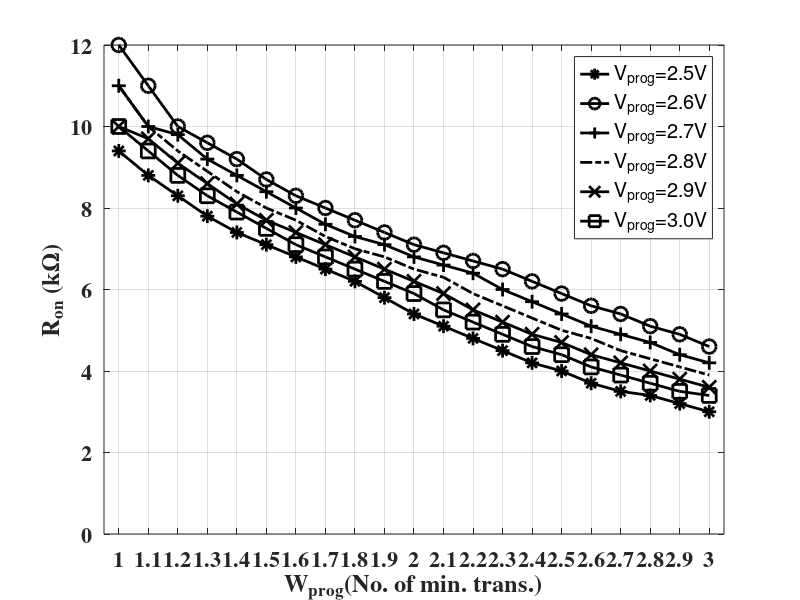
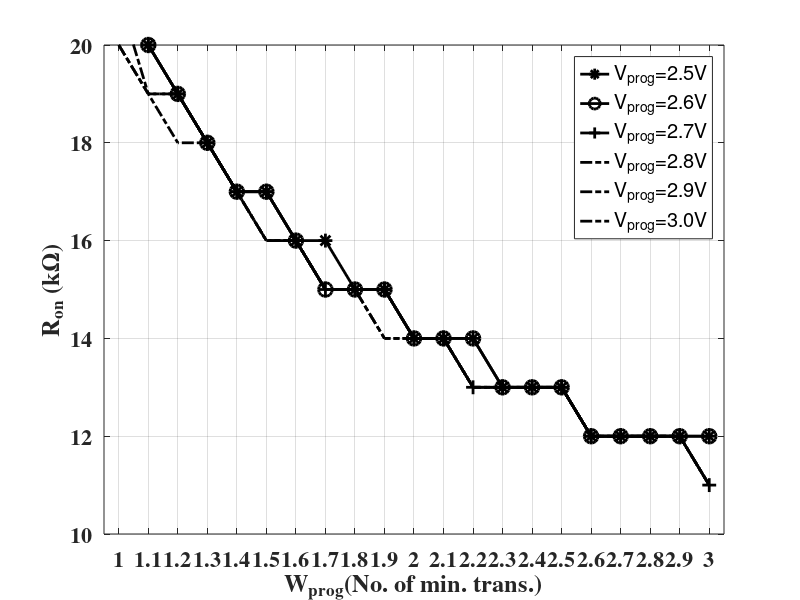
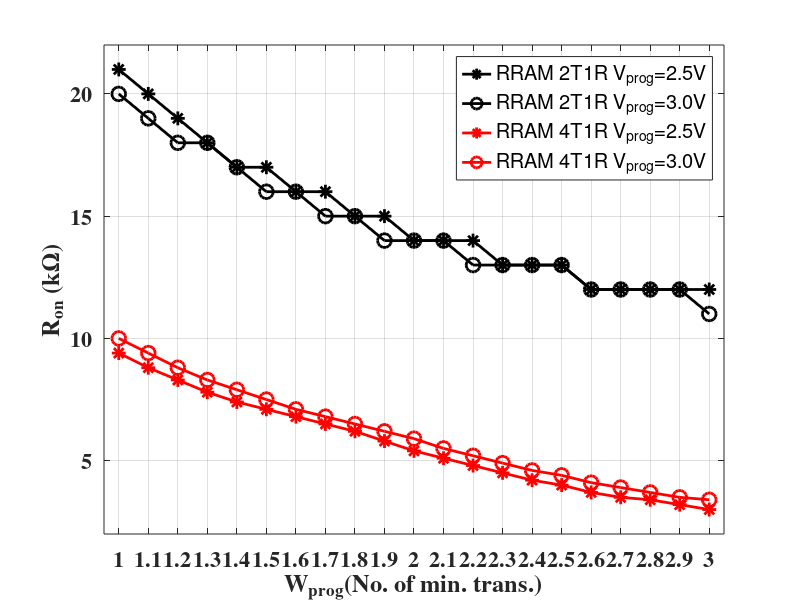

Write the MATLAB code that produced these figures, in order.
clear all
close all

%% Figure Data Source
rram4t1r_vprog2p5V = [ % Wprog, Vds1, Vds2, Vte, Vbe, Vrram, Iprog, Iprog_Wprog, Ron, Breakdown_check
1,0.5,0.6,2,0.6,1.4,-150,-150,9.4,{'Pass'};
1.1,0.5,0.59,2,0.59,1.41,-160,-150,8.8,{'Pass'};
1.2,0.5,0.58,2,0.58,1.42,-170,-140,8.3,{'Pass'};
1.3,0.5,0.57,2,0.57,1.43,-190,-140,7.8,{'Pass'};
1.4,0.5,0.56,2,0.56,1.44,-200,-140,7.4,{'Pass'};
1.5,0.5,0.55,2,0.55,1.45,-210,-140,7.1,{'Pass'};
1.6,0.5,0.54,2,0.54,1.46,-220,-140,6.8,{'Pass'};
1.7,0.5,0.54,2,0.54,1.46,-230,-140,6.5,{'Pass'};
1.8,0.5,0.54,2,0.54,1.46,-250,-140,6.2,{'Pass'};
1.9,0.5,0.54,2,0.54,1.46,-260,-140,5.8,{'Pass'};
2,0.5,0.55,2,0.55,1.45,-280,-140,5.4,{'Pass'};
2.1,0.5,0.56,2,0.56,1.44,-290,-140,5.1,{'Pass'};
2.2,0.5,0.57,2,0.57,1.43,-310,-140,4.8,{'Pass'};
2.3,0.5,0.58,2,0.58,1.42,-320,-140,4.5,{'Pass'};
2.4,0.5,0.59,2,0.59,1.41,-340,-140,4.2,{'Pass'};
2.5,0.5,0.59,2,0.59,1.41,-360,-140,4,{'Pass'};
2.6,0.5,0.6,2,0.6,1.4,-380,-140,3.7,{'Pass'};
2.7,0.5,0.61,2,0.61,1.39,-390,-150,3.5,{'Pass'};
2.8,0.5,0.62,2,0.62,1.38,-410,-150,3.4,{'Pass'};
2.9,0.5,0.63,2,0.63,1.37,-430,-150,3.2,{'Pass'};
3,0.5,0.64,2,0.64,1.36,-450,-150,3,{'Pass'};
];

rram4t1r_vprog2p6V = [ % Wprog, Vds1, Vds2, Vte, Vbe, Vrram, Iprog, Iprog_Wprog, Ron, Breakdown_check
1,0.9,0.4,1.7,0.4,1.3,-120,-120,12,{'Pass'};
1.1,0.8,0.4,1.8,0.4,1.4,-120,-110,11,{'Pass'};
1.2,0.8,0.39,1.8,0.39,1.41,-130,-110,10,{'Pass'};
1.3,0.8,0.39,1.8,0.39,1.41,-140,-110,9.6,{'Pass'};
1.4,0.8,0.38,1.8,0.38,1.42,-150,-110,9.2,{'Pass'};
1.5,0.8,0.38,1.8,0.38,1.42,-160,-110,8.7,{'Pass'};
1.6,0.8,0.38,1.8,0.38,1.42,-170,-110,8.3,{'Pass'};
1.7,0.8,0.37,1.8,0.37,1.43,-180,-110,8,{'Pass'};
1.8,0.8,0.37,1.8,0.37,1.43,-190,-110,7.7,{'Pass'};
1.9,0.8,0.37,1.8,0.37,1.43,-200,-100,7.4,{'Pass'};
2,0.8,0.36,1.8,0.36,1.44,-210,-100,7.1,{'Pass'};
2.1,0.7,0.36,1.9,0.36,1.54,-220,-100,6.9,{'Pass'};
2.2,0.7,0.36,1.9,0.36,1.54,-230,-100,6.7,{'Pass'};
2.3,0.7,0.35,1.9,0.35,1.55,-230,-100,6.5,{'Pass'};
2.4,0.7,0.35,1.9,0.35,1.55,-240,-100,6.2,{'Pass'};
2.5,0.7,0.36,1.9,0.36,1.54,-250,-100,5.9,{'Pass'};
2.6,0.7,0.36,1.9,0.36,1.54,-270,-100,5.6,{'Pass'};
2.7,0.7,0.36,1.9,0.36,1.54,-280,-100,5.4,{'Pass'};
2.8,0.8,0.37,1.8,0.37,1.43,-290,-100,5.1,{'Pass'};
2.9,0.8,0.37,1.8,0.37,1.43,-300,-100,4.9,{'Pass'};
3,0.8,0.37,1.8,0.37,1.43,-320,-110,4.6,{'Pass'};
];

rram4t1r_vprog2p7V = [ % Wprog, Vds1, Vds2, Vte, Vbe, Vrram, Iprog, Iprog_Wprog, Ron, Breakdown_check
1,0.9,0.43,1.8,0.43,1.37,-120,-120,11,{'Pass'};
1.1,0.9,0.43,1.8,0.43,1.37,-130,-120,10,{'Pass'};
1.2,0.9,0.42,1.8,0.42,1.38,-140,-120,9.8,{'Pass'};
1.3,0.9,0.42,1.8,0.42,1.38,-150,-120,9.2,{'Pass'};
1.4,0.9,0.41,1.8,0.41,1.39,-160,-120,8.8,{'Pass'};
1.5,0.9,0.41,1.8,0.41,1.39,-170,-110,8.4,{'Pass'};
1.6,0.8,0.4,1.9,0.4,1.5,-180,-110,8,{'Pass'};
1.7,0.8,0.4,1.9,0.4,1.5,-190,-110,7.6,{'Pass'};
1.8,0.8,0.4,1.9,0.4,1.5,-200,-110,7.3,{'Pass'};
1.9,0.8,0.39,1.9,0.39,1.51,-210,-110,7.1,{'Pass'};
2,0.8,0.39,1.9,0.39,1.51,-220,-110,6.8,{'Pass'};
2.1,0.8,0.39,1.9,0.39,1.51,-230,-110,6.6,{'Pass'};
2.2,0.8,0.39,1.9,0.39,1.51,-240,-110,6.4,{'Pass'};
2.3,0.8,0.39,1.9,0.39,1.51,-250,-110,6,{'Pass'};
2.4,0.8,0.39,1.9,0.39,1.51,-260,-110,5.7,{'Pass'};
2.5,0.8,0.4,1.9,0.4,1.5,-270,-110,5.4,{'Pass'};
2.6,0.8,0.4,1.9,0.4,1.5,-290,-110,5.1,{'Pass'};
2.7,0.8,0.4,1.9,0.4,1.5,-300,-110,4.9,{'Pass'};
2.8,0.8,0.41,1.9,0.41,1.49,-310,-110,4.7,{'Pass'};
2.9,0.8,0.41,1.9,0.41,1.49,-330,-110,4.4,{'Pass'};
3,0.8,0.42,1.9,0.42,1.48,-340,-110,4.2,{'Pass'};
];

rram4t1r_vprog2p8V = [ % Wprog, Vds1, Vds2, Vte, Vbe, Vrram, Iprog, Iprog_Wprog, Ron, Breakdown_check
1,1,0.46,1.8,0.46,1.34,-130,-130,11,{'Pass'};
1.1,1,0.46,1.8,0.46,1.34,-140,-120,10,{'Pass'};
1.2,1,0.45,1.8,0.45,1.35,-150,-120,9.4,{'Pass'};
1.3,0.9,0.45,1.9,0.45,1.45,-160,-120,8.9,{'Pass'};
1.4,0.9,0.44,1.9,0.44,1.46,-170,-120,8.4,{'Pass'};
1.5,0.9,0.44,1.9,0.44,1.46,-180,-120,8,{'Pass'};
1.6,0.9,0.43,1.9,0.43,1.47,-190,-120,7.7,{'Pass'};
1.7,0.9,0.43,1.9,0.43,1.47,-200,-120,7.3,{'Pass'};
1.8,0.9,0.43,1.9,0.43,1.47,-210,-120,7,{'Pass'};
1.9,0.9,0.42,1.9,0.42,1.48,-220,-120,6.8,{'Pass'};
2,0.9,0.42,1.9,0.42,1.48,-230,-120,6.5,{'Pass'};
2.1,0.9,0.42,1.9,0.42,1.48,-240,-120,6.3,{'Pass'};
2.2,0.9,0.42,1.9,0.42,1.48,-250,-120,5.9,{'Pass'};
2.3,0.9,0.43,1.9,0.43,1.47,-270,-120,5.6,{'Pass'};
2.4,0.9,0.43,1.9,0.43,1.47,-280,-120,5.3,{'Pass'};
2.5,0.9,0.43,1.9,0.43,1.47,-290,-120,5,{'Pass'};
2.6,0.9,0.44,1.9,0.44,1.46,-310,-120,4.8,{'Pass'};
2.7,0.9,0.44,1.9,0.44,1.46,-320,-120,4.5,{'Pass'};
2.8,0.9,0.45,1.9,0.45,1.45,-340,-120,4.3,{'Pass'};
2.9,0.9,0.45,1.9,0.45,1.45,-350,-120,4.1,{'Pass'};
3,0.9,0.46,1.9,0.46,1.44,-360,-120,3.9,{'Pass'};
];

rram4t1r_vprog2p9V = [ % Wprog, Vds1, Vds2, Vte, Vbe, Vrram, Iprog, Iprog_Wprog, Ron, Breakdown_check
1,1,0.49,1.9,0.49,1.41,-130,-130,10,{'Pass'};
1.1,1,0.48,1.9,0.48,1.42,-140,-130,9.7,{'Pass'};
1.2,1,0.48,1.9,0.48,1.42,-150,-130,9.1,{'Pass'};
1.3,1,0.47,1.9,0.47,1.43,-170,-130,8.6,{'Pass'};
1.4,1,0.47,1.9,0.47,1.43,-180,-130,8.1,{'Pass'};
1.5,1,0.47,1.9,0.47,1.43,-190,-130,7.7,{'Pass'};
1.6,1,0.46,1.9,0.46,1.44,-200,-120,7.4,{'Pass'};
1.7,1,0.46,1.9,0.46,1.44,-210,-120,7.1,{'Pass'};
1.8,0.9,0.46,2,0.46,1.54,-220,-120,6.8,{'Pass'};
1.9,0.9,0.45,2,0.45,1.55,-230,-120,6.5,{'Pass'};
2,0.9,0.45,2,0.45,1.55,-240,-120,6.2,{'Pass'};
2.1,0.9,0.46,2,0.46,1.54,-260,-120,5.9,{'Pass'};
2.2,0.9,0.46,2,0.46,1.54,-270,-120,5.5,{'Pass'};
2.3,1,0.47,1.9,0.47,1.43,-280,-120,5.2,{'Pass'};
2.4,1,0.47,1.9,0.47,1.43,-300,-120,4.9,{'Pass'};
2.5,1,0.47,1.9,0.47,1.43,-310,-120,4.7,{'Pass'};
2.6,1,0.48,1.9,0.48,1.42,-330,-130,4.4,{'Pass'};
2.7,1,0.49,1.9,0.49,1.41,-340,-130,4.2,{'Pass'};
2.8,1,0.49,1.9,0.49,1.41,-360,-130,4,{'Pass'};
2.9,1,0.49,1.9,0.49,1.41,-370,-130,3.8,{'Pass'};
3,1,0.5,1.9,0.5,1.4,-390,-130,3.6,{'Pass'};
];

rram4t1r_vprog3p0V = [ % Wprog, Vds1, Vds2, Vte, Vbe, Vrram, Iprog, Iprog_Wprog, Ron, Breakdown_check
1,1.1,0.52,1.9,0.52,1.38,-140,-140,10,{'Pass'};
1.1,1.1,0.51,1.9,0.51,1.39,-150,-140,9.4,{'Pass'};
1.2,1.1,0.51,1.9,0.51,1.39,-160,-130,8.8,{'Pass'};
1.3,1.1,0.5,1.9,0.5,1.4,-170,-130,8.3,{'Pass'};
1.4,1.1,0.5,1.9,0.5,1.4,-180,-130,7.9,{'Pass'};
1.5,1,0.5,2,0.5,1.5,-200,-130,7.5,{'Pass'};
1.6,1,0.49,2,0.49,1.51,-210,-130,7.1,{'Pass'};
1.7,1,0.49,2,0.49,1.51,-220,-130,6.8,{'Pass'};
1.8,1,0.49,2,0.49,1.51,-230,-130,6.5,{'Pass'};
1.9,1,0.48,2,0.48,1.52,-240,-130,6.2,{'Pass'};
2,1,0.49,2,0.49,1.51,-260,-130,5.9,{'Pass'};
2.1,1,0.49,2,0.49,1.51,-270,-130,5.5,{'Pass'};
2.2,1,0.5,2,0.5,1.5,-280,-130,5.2,{'Pass'};
2.3,1,0.5,2,0.5,1.5,-300,-130,4.9,{'Pass'};
2.4,1,0.51,2,0.51,1.49,-310,-130,4.6,{'Pass'};
2.5,1,0.51,2,0.51,1.49,-330,-130,4.4,{'Pass'};
2.6,1.1,0.52,1.9,0.52,1.38,-340,-130,4.1,{'Pass'};
2.7,1.1,0.53,1.9,0.53,1.37,-360,-130,3.9,{'Pass'};
2.8,1.1,0.53,1.9,0.53,1.37,-370,-130,3.7,{'Pass'};
2.9,1.1,0.54,1.9,0.54,1.36,-390,-130,3.5,{'Pass'};
3,1.1,0.54,1.9,0.54,1.36,-410,-140,3.4,{'Pass'};
];

rram2t1r_vprog2p5V = [ % Wprog, Vds1, Vds2, Vte, Vbe, Vrram, Iprog, Iprog_Wprog, Ron, Breakdown_check
1,1.2,0.16,1.3,0.16,1.14,-56,-56,21,{'Pass'};
1.1,1.2,0.16,1.3,0.16,1.14,-59,-54,20,{'Pass'};
1.2,1.2,0.16,1.3,0.16,1.14,-63,-53,19,{'Pass'};
1.3,1.2,0.15,1.3,0.15,1.15,-67,-51,18,{'Pass'};
1.4,1.1,0.15,1.4,0.15,1.25,-70,-50,17,{'Pass'};
1.5,1.1,0.14,1.4,0.14,1.26,-73,-49,17,{'Pass'};
1.6,1.1,0.14,1.4,0.14,1.26,-77,-48,16,{'Pass'};
1.7,1.1,0.14,1.4,0.14,1.26,-80,-47,16,{'Pass'};
1.8,1.1,0.14,1.4,0.14,1.26,-83,-46,15,{'Pass'};
1.9,1.1,0.13,1.4,0.13,1.27,-86,-45,15,{'Pass'};
2,1.1,0.13,1.4,0.13,1.27,-89,-44,14,{'Pass'};
2.1,1.1,0.13,1.4,0.13,1.27,-92,-44,14,{'Pass'};
2.2,1.1,0.13,1.4,0.13,1.27,-94,-43,14,{'Pass'};
2.3,1.1,0.12,1.4,0.12,1.28,-97,-42,13,{'Pass'};
2.4,1.1,0.12,1.4,0.12,1.28,-100,-42,13,{'Pass'};
2.5,1.1,0.12,1.4,0.12,1.28,-100,-41,13,{'Pass'};
2.6,1.1,0.12,1.4,0.12,1.28,-110,-40,12,{'Pass'};
2.7,1.1,0.12,1.4,0.12,1.28,-110,-40,12,{'Pass'};
2.8,1.1,0.12,1.4,0.12,1.28,-110,-39,12,{'Pass'};
2.9,1.1,0.11,1.4,0.11,1.29,-110,-39,12,{'Pass'};
3,1.1,0.11,1.4,0.11,1.29,-120,-38,12,{'Pass'};
];

rram2t1r_vprog2p6V = [ % Wprog, Vds1, Vds2, Vte, Vbe, Vrram, Iprog, Iprog_Wprog, Ron, Breakdown_check
1,1.3,0.17,1.3,0.17,1.13,-56,-56,21,{'Pass'};
1.1,1.3,0.16,1.3,0.16,1.14,-60,-54,20,{'Pass'};
1.2,1.3,0.16,1.3,0.16,1.14,-63,-53,19,{'Pass'};
1.3,1.3,0.15,1.3,0.15,1.15,-67,-51,18,{'Pass'};
1.4,1.2,0.15,1.4,0.15,1.25,-70,-50,17,{'Pass'};
1.5,1.2,0.15,1.4,0.15,1.25,-74,-49,17,{'Pass'};
1.6,1.2,0.14,1.4,0.14,1.26,-77,-48,16,{'Pass'};
1.7,1.2,0.14,1.4,0.14,1.26,-80,-47,15,{'Pass'};
1.8,1.2,0.14,1.4,0.14,1.26,-83,-46,15,{'Pass'};
1.9,1.2,0.13,1.4,0.13,1.27,-86,-45,15,{'Pass'};
2,1.2,0.13,1.4,0.13,1.27,-89,-45,14,{'Pass'};
2.1,1.2,0.13,1.4,0.13,1.27,-92,-44,14,{'Pass'};
2.2,1.2,0.13,1.4,0.13,1.27,-95,-43,14,{'Pass'};
2.3,1.2,0.13,1.4,0.13,1.27,-98,-42,13,{'Pass'};
2.4,1.2,0.12,1.4,0.12,1.28,-100,-42,13,{'Pass'};
2.5,1.2,0.12,1.4,0.12,1.28,-100,-41,13,{'Pass'};
2.6,1.2,0.12,1.4,0.12,1.28,-110,-41,12,{'Pass'};
2.7,1.2,0.12,1.4,0.12,1.28,-110,-40,12,{'Pass'};
2.8,1.2,0.12,1.4,0.12,1.28,-110,-40,12,{'Pass'};
2.9,1.2,0.11,1.4,0.11,1.29,-110,-39,12,{'Pass'};
3,1.2,0.11,1.4,0.11,1.29,-120,-39,12,{'Pass'};
];

rram2t1r_vprog2p7V = [ % Wprog, Vds1, Vds2, Vte, Vbe, Vrram, Iprog, Iprog_Wprog, Ron, Breakdown_check
1,1.4,0.17,1.3,0.17,1.13,-56,-56,21,{'Pass'};
1.1,1.4,0.16,1.3,0.16,1.14,-60,-54,20,{'Pass'};
1.2,1.4,0.16,1.3,0.16,1.14,-64,-53,19,{'Pass'};
1.3,1.3,0.15,1.4,0.15,1.25,-67,-52,18,{'Pass'};
1.4,1.3,0.15,1.4,0.15,1.25,-71,-50,17,{'Pass'};
1.5,1.3,0.15,1.4,0.15,1.25,-74,-49,17,{'Pass'};
1.6,1.3,0.14,1.4,0.14,1.26,-77,-48,16,{'Pass'};
1.7,1.3,0.14,1.4,0.14,1.26,-81,-47,15,{'Pass'};
1.8,1.3,0.14,1.4,0.14,1.26,-84,-46,15,{'Pass'};
1.9,1.3,0.13,1.4,0.13,1.27,-87,-46,15,{'Pass'};
2,1.3,0.13,1.4,0.13,1.27,-90,-45,14,{'Pass'};
2.1,1.3,0.13,1.4,0.13,1.27,-93,-44,14,{'Pass'};
2.2,1.3,0.13,1.4,0.13,1.27,-95,-43,13,{'Pass'};
2.3,1.3,0.13,1.4,0.13,1.27,-98,-43,13,{'Pass'};
2.4,1.3,0.12,1.4,0.12,1.28,-100,-42,13,{'Pass'};
2.5,1.3,0.12,1.4,0.12,1.28,-100,-41,13,{'Pass'};
2.6,1.3,0.12,1.4,0.12,1.28,-110,-41,12,{'Pass'};
2.7,1.3,0.12,1.4,0.12,1.28,-110,-40,12,{'Pass'};
2.8,1.3,0.12,1.4,0.12,1.28,-110,-40,12,{'Pass'};
2.9,1.3,0.12,1.4,0.12,1.28,-110,-39,12,{'Pass'};
3,1.3,0.11,1.4,0.11,1.29,-120,-39,11,{'Pass'};
];

rram2t1r_vprog2p8V = [ % Wprog, Vds1, Vds2, Vte, Vbe, Vrram, Iprog, Iprog_Wprog, Ron, Breakdown_check
1,1.5,0.17,1.3,0.17,1.13,-56,-56,21,{'Pass'};
1.1,1.5,0.16,1.3,0.16,1.14,-60,-55,19,{'Pass'};
1.2,1.5,0.16,1.3,0.16,1.14,-64,-53,19,{'Pass'};
1.3,1.4,0.15,1.4,0.15,1.25,-67,-52,18,{'Pass'};
1.4,1.4,0.15,1.4,0.15,1.25,-71,-51,17,{'Pass'};
1.5,1.4,0.15,1.4,0.15,1.25,-74,-50,16,{'Pass'};
1.6,1.4,0.14,1.4,0.14,1.26,-78,-48,16,{'Pass'};
1.7,1.4,0.14,1.4,0.14,1.26,-81,-48,15,{'Pass'};
1.8,1.4,0.14,1.4,0.14,1.26,-84,-47,15,{'Pass'};
1.9,1.4,0.14,1.4,0.14,1.26,-87,-46,15,{'Pass'};
2,1.4,0.13,1.4,0.13,1.27,-90,-45,14,{'Pass'};
2.1,1.4,0.13,1.4,0.13,1.27,-93,-44,14,{'Pass'};
2.2,1.4,0.13,1.4,0.13,1.27,-96,-44,13,{'Pass'};
2.3,1.4,0.13,1.4,0.13,1.27,-99,-43,13,{'Pass'};
2.4,1.4,0.12,1.4,0.12,1.28,-100,-42,13,{'Pass'};
2.5,1.4,0.12,1.4,0.12,1.28,-100,-42,13,{'Pass'};
2.6,1.4,0.12,1.4,0.12,1.28,-110,-41,12,{'Pass'};
2.7,1.4,0.12,1.4,0.12,1.28,-110,-40,12,{'Pass'};
2.8,1.4,0.12,1.4,0.12,1.28,-110,-40,12,{'Pass'};
2.9,1.4,0.12,1.4,0.12,1.28,-110,-39,12,{'Pass'};
3,1.3,0.11,1.5,0.11,1.39,-120,-39,11,{'Pass'};
];

rram2t1r_vprog2p9V = [ % Wprog, Vds1, Vds2, Vte, Vbe, Vrram, Iprog, Iprog_Wprog, Ron, Breakdown_check
1,1.6,0.17,1.3,0.17,1.13,-56,-56,20,{'Fail'};
1.1,1.6,0.16,1.3,0.16,1.14,-60,-55,19,{'Fail'};
1.2,1.6,0.16,1.3,0.16,1.14,-64,-53,19,{'Fail'};
1.3,1.5,0.15,1.4,0.15,1.25,-68,-52,18,{'Fail'};
1.4,1.5,0.15,1.4,0.15,1.25,-71,-51,17,{'Fail'};
1.5,1.5,0.15,1.4,0.15,1.25,-75,-50,16,{'Fail'};
1.6,1.5,0.14,1.4,0.14,1.26,-78,-49,16,{'Fail'};
1.7,1.5,0.14,1.4,0.14,1.26,-81,-48,15,{'Fail'};
1.8,1.5,0.14,1.4,0.14,1.26,-84,-47,15,{'Fail'};
1.9,1.5,0.14,1.4,0.14,1.26,-87,-46,14,{'Fail'};
2,1.5,0.13,1.4,0.13,1.27,-90,-45,14,{'Fail'};
2.1,1.5,0.13,1.4,0.13,1.27,-93,-44,14,{'Fail'};
2.2,1.5,0.13,1.4,0.13,1.27,-96,-44,13,{'Fail'};
2.3,1.5,0.13,1.4,0.13,1.27,-99,-43,13,{'Fail'};
2.4,1.5,0.12,1.4,0.12,1.28,-100,-42,13,{'Fail'};
2.5,1.5,0.12,1.4,0.12,1.28,-100,-42,13,{'Fail'};
2.6,1.5,0.12,1.4,0.12,1.28,-110,-41,12,{'Fail'};
2.7,1.5,0.12,1.4,0.12,1.28,-110,-41,12,{'Fail'};
2.8,1.5,0.12,1.4,0.12,1.28,-110,-40,12,{'Fail'};
2.9,1.5,0.12,1.4,0.12,1.28,-110,-40,12,{'Fail'};
3,1.4,0.12,1.5,0.12,1.38,-120,-39,11,{'Fail'};
];

rram2t1r_vprog3p0V = [ % Wprog, Vds1, Vds2, Vte, Vbe, Vrram, Iprog, Iprog_Wprog, Ron, Breakdown_check
1,1.7,0.17,1.3,0.17,1.13,-57,-57,20,{'Fail'};
1.1,1.7,0.16,1.3,0.16,1.14,-60,-55,19,{'Fail'};
1.2,1.7,0.16,1.3,0.16,1.14,-64,-54,18,{'Fail'};
1.3,1.6,0.15,1.4,0.15,1.25,-68,-52,18,{'Fail'};
1.4,1.6,0.15,1.4,0.15,1.25,-71,-51,17,{'Fail'};
1.5,1.6,0.15,1.4,0.15,1.25,-75,-50,16,{'Fail'};
1.6,1.6,0.14,1.4,0.14,1.26,-78,-49,16,{'Fail'};
1.7,1.6,0.14,1.4,0.14,1.26,-81,-48,15,{'Fail'};
1.8,1.6,0.14,1.4,0.14,1.26,-85,-47,15,{'Fail'};
1.9,1.6,0.14,1.4,0.14,1.26,-88,-46,14,{'Fail'};
2,1.6,0.13,1.4,0.13,1.27,-91,-45,14,{'Fail'};
2.1,1.6,0.13,1.4,0.13,1.27,-94,-45,14,{'Fail'};
2.2,1.6,0.13,1.4,0.13,1.27,-96,-44,13,{'Fail'};
2.3,1.6,0.13,1.4,0.13,1.27,-99,-43,13,{'Fail'};
2.4,1.6,0.13,1.4,0.13,1.27,-100,-43,13,{'Fail'};
2.5,1.6,0.12,1.4,0.12,1.28,-100,-42,13,{'Fail'};
2.6,1.6,0.12,1.4,0.12,1.28,-110,-41,12,{'Fail'};
2.7,1.6,0.12,1.4,0.12,1.28,-110,-41,12,{'Fail'};
2.8,1.6,0.12,1.4,0.12,1.28,-110,-40,12,{'Fail'};
2.9,1.6,0.12,1.4,0.12,1.28,-120,-40,12,{'Fail'};
3,1.5,0.12,1.5,0.12,1.38,-120,-39,11,{'Fail'};
];

%% Process the data format
%% Tags
vprog_list = [{'V_{prog}=2.5V'},{'V_{prog}=2.6V'},{'V_{prog}=2.7V'},{'V_{prog}=2.8V'},{'V_{prog}=2.9V'},{'V_{prog}=3.0V'};];
tags_list = [{'W_{prog}(No. of Min. Size Trans)'},{'V_{ds1}(V)'},{'V_{ds2}(V)'},{'V_{TE}(V)'},{'V_{BE}(V)'},{'V_{RRAM}(V)'},{'I_{prog}({\mu}A)'},{'I_{prog}/W_{prog}({\mu}A)'},{'R_{on}(k{\Omega})'},{'Breakdown'};];
wprog_list = cell2mat(rram4t1r_vprog2p5V(:,1));
% RRAM 4T1R
rram4t1r_vprog2p5V_format = cell2mat(rram4t1r_vprog2p5V(:,(2:9)));
rram4t1r_vprog2p6V_format = cell2mat(rram4t1r_vprog2p6V(:,(2:9)));
rram4t1r_vprog2p7V_format = cell2mat(rram4t1r_vprog2p7V(:,(2:9)));
rram4t1r_vprog2p8V_format = cell2mat(rram4t1r_vprog2p8V(:,(2:9)));
rram4t1r_vprog2p9V_format = cell2mat(rram4t1r_vprog2p9V(:,(2:9)));
rram4t1r_vprog3p0V_format = cell2mat(rram4t1r_vprog3p0V(:,(2:9)));
% RRAM 2T1R
rram2t1r_vprog2p5V_format = cell2mat(rram2t1r_vprog2p5V(:,(2:9)));
rram2t1r_vprog2p6V_format = cell2mat(rram2t1r_vprog2p6V(:,(2:9)));
rram2t1r_vprog2p7V_format = cell2mat(rram2t1r_vprog2p7V(:,(2:9)));
rram2t1r_vprog2p8V_format = cell2mat(rram2t1r_vprog2p8V(:,(2:9)));
rram2t1r_vprog2p9V_format = cell2mat(rram2t1r_vprog2p9V(:,(2:9)));
rram2t1r_vprog3p0V_format = cell2mat(rram2t1r_vprog3p0V(:,(2:9)));

%% Fig. 1: RRAM4T1R Ron-Wprog (diff. Vprog)
xindex = 1:1:length(wprog_list);
% Fig. plot
fig_handle1 = figure;
plot(rram4t1r_vprog2p5V_format(:,8),'k-*','LineWidth', 2, 'MarkerSize',10);
hold on
plot(rram4t1r_vprog2p6V_format(:,8),'k-o','LineWidth', 2, 'MarkerSize',10);
hold on
plot(rram4t1r_vprog2p7V_format(:,8),'k-+','LineWidth', 2, 'MarkerSize',10);
hold on
plot(rram4t1r_vprog2p8V_format(:,8),'k-.','LineWidth', 2, 'MarkerSize',10);
hold on
plot(rram4t1r_vprog2p9V_format(:,8),'k-x','LineWidth', 2, 'MarkerSize',10);
hold on
plot(rram4t1r_vprog3p0V_format(:,8),'k-s','LineWidth', 2, 'MarkerSize',10);
hold on
%title('R_{on} and W_{prog}, RRAM4T1R Structure','FontSize',18)
xlabel('W_{prog}(No. of min. trans.)','FontSize',18, 'FontWeight','bold', 'FontName', 'Times');
ylabel('R_{on} ({k\Omega})','FontSize',18, 'FontWeight','bold', 'FontName', 'Times');
set(gca,'xlim',[0.5 length(wprog_list)+0.5],'Fontsize',16, 'FontWeight','bold', 'FontName', 'Times');
set(gca,'XTick',xindex);
set(gca,'XTickLabel',wprog_list);
set(gca,'ylim',[0 12],'Fontsize',16, 'FontWeight','bold', 'FontName', 'Times');
hleg = legend(vprog_list);
grid on

%% Fig. 2: RRAM2T1R Ron-Wprog (diff. Vprog)
xindex = 1:1:length(wprog_list);
% Fig. plot
fig_handle2 = figure;
plot(rram2t1r_vprog2p5V_format(:,8),'k-*','LineWidth', 2, 'MarkerSize',10);
hold on
plot(rram2t1r_vprog2p6V_format(:,8),'k-o','LineWidth', 2, 'MarkerSize',10);
hold on
plot(rram2t1r_vprog2p7V_format(:,8),'k-+','LineWidth', 2, 'MarkerSize',10);
hold on
plot(rram2t1r_vprog2p8V_format(:,8),'k-.','LineWidth', 2, 'MarkerSize',10);
hold on
plot(rram2t1r_vprog2p9V_format(:,8),'k-.','LineWidth', 2, 'MarkerSize',10);
hold on
plot(rram2t1r_vprog3p0V_format(:,8),'k-.','LineWidth', 2, 'MarkerSize',10);
hold on
%title('R_{on} and W_{prog}, RRAM2T1R Structure','FontSize',18)
xlabel('W_{prog}(No. of min. trans.)','FontSize',18, 'FontWeight','bold', 'FontName', 'Times');
ylabel('R_{on} ({k\Omega})','FontSize',18, 'FontWeight','bold', 'FontName', 'Times');
set(gca,'xlim',[0.5 length(wprog_list)+0.5],'Fontsize',16, 'FontWeight','bold', 'FontName', 'Times');
set(gca,'XTick',xindex);
set(gca,'XTickLabel',wprog_list);
set(gca,'ylim',[10 20],'Fontsize',16, 'FontWeight','bold', 'FontName', 'Times');
hleg = legend(vprog_list);
grid on

%% Fig. 3: RRAM4T1R vs. RRAM2T1R Ron-Wprog (diff. Vprog)
xindex = 1:1:length(wprog_list);
% Fig. plot
fig_handle3 = figure;
plot(rram2t1r_vprog2p5V_format(:,8),'k-*','LineWidth', 2, 'MarkerSize',10);
hold on
plot(rram2t1r_vprog3p0V_format(:,8),'k-o','LineWidth', 2, 'MarkerSize',10);
hold on
plot(rram4t1r_vprog2p5V_format(:,8),'r-*','LineWidth', 2, 'MarkerSize',10);
hold on
plot(rram4t1r_vprog3p0V_format(:,8),'r-o','LineWidth', 2, 'MarkerSize',10);
hold on
%title('R_{on} and W_{prog}, RRAM2T1R Structure','FontSize',18)
xlabel('W_{prog}(No. of min. trans.)','FontSize',18, 'FontWeight','bold', 'FontName', 'Times');
ylabel('R_{on} ({k\Omega})','FontSize',18, 'FontWeight','bold', 'FontName', 'Times');
set(gca,'xlim',[0.5 length(wprog_list)+0.5],'Fontsize',16, 'FontWeight','bold', 'FontName', 'Times');
set(gca,'XTick',xindex);
set(gca,'XTickLabel',wprog_list);
set(gca,'ylim',[2 22],'Fontsize',16, 'FontWeight','bold', 'FontName', 'Times');
hleg = legend([{'RRAM 2T1R V_{prog}=2.5V'},{'RRAM 2T1R V_{prog}=3.0V'},{'RRAM 4T1R V_{prog}=2.5V'},{'RRAM 4T1R V_{prog}=3.0V'}]);
grid on
